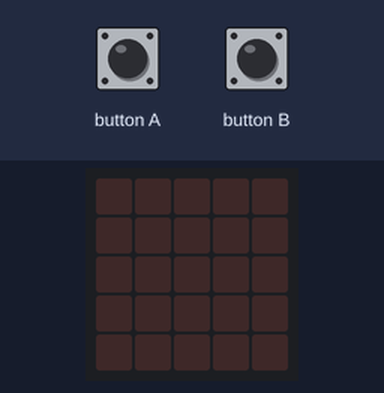
The program below on a simulated BBC micro:bit (MakeCode). Shown: the board's 5×5 LED display. The inputs (shaded band) are chosen by the test bench.

Above: at 1.2 s.
1.3 s: button A pressed for 0.15 s
At 2.6 s:
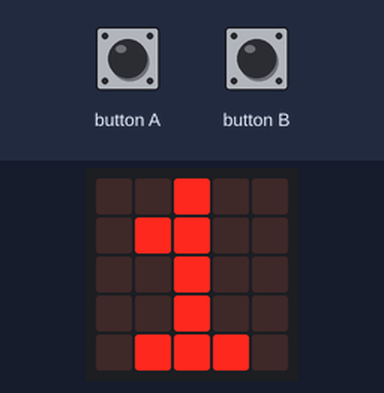
2.9 s: button B pressed for 0.15 s
At 3.8 s:
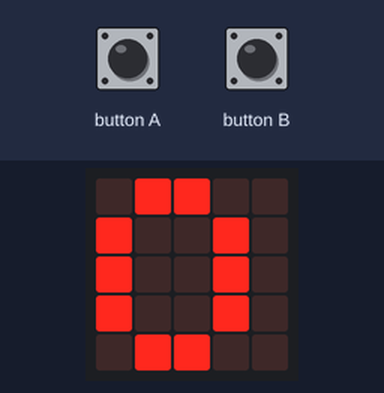
Timing chart, 0 to 5.9 s (numbered marks = the images above; inputs shaded):
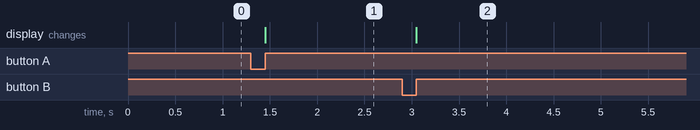

The program:

main.ts
```typescript
let appel = 0
/**
 * Elke klik op A gaat appel omhoog bij 1. Op B is reset tot 0.
 */
input.onButtonPressed(Button.A, function () {
    appel += 1
    basic.showNumber(appel)
})
input.onButtonPressed(Button.B, function () {
    appel = 0
    basic.showNumber(appel)
})
basic.forever(function () {

})
```

test.ts
```typescript
// tests gaan hier; deze zal niet worden gecompileerd wanneer dit pakket wordt gebruikt als extensie.
```

Measured:
- after the input at 1.3 s, the display: changes after 0.15 s (image 1)
- after the input at 2.9 s, the display: changes after 0.15 s (image 2)
